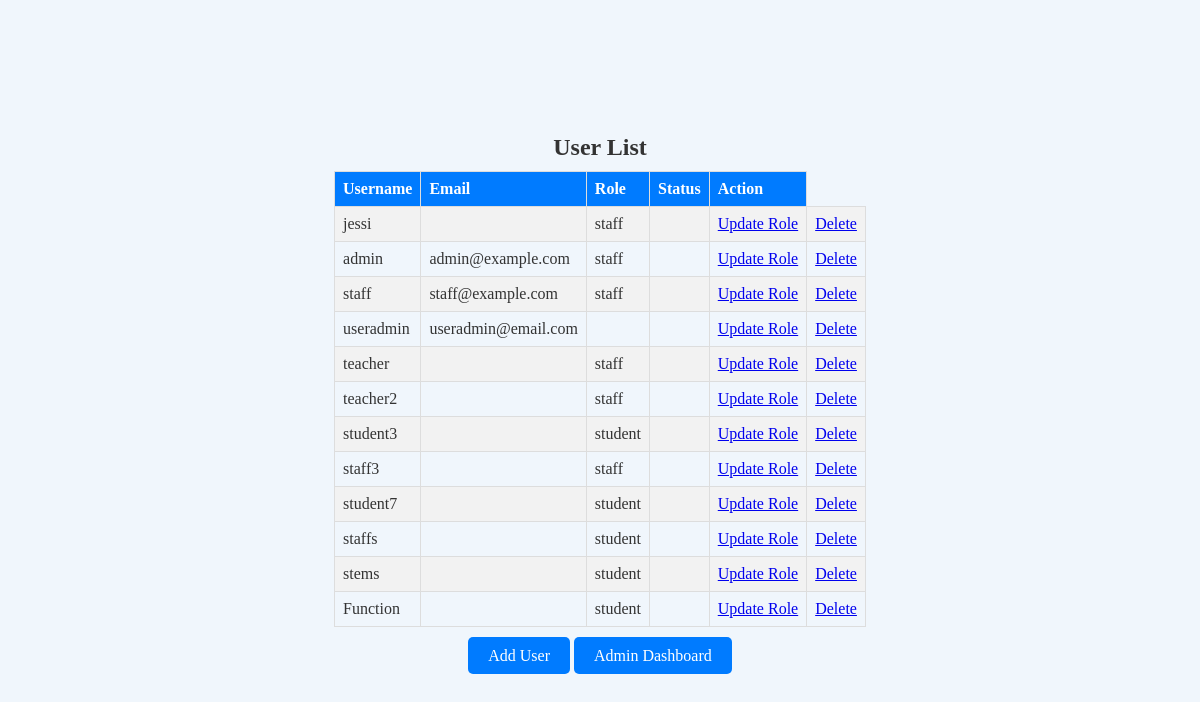
The app's page /users/, older data.
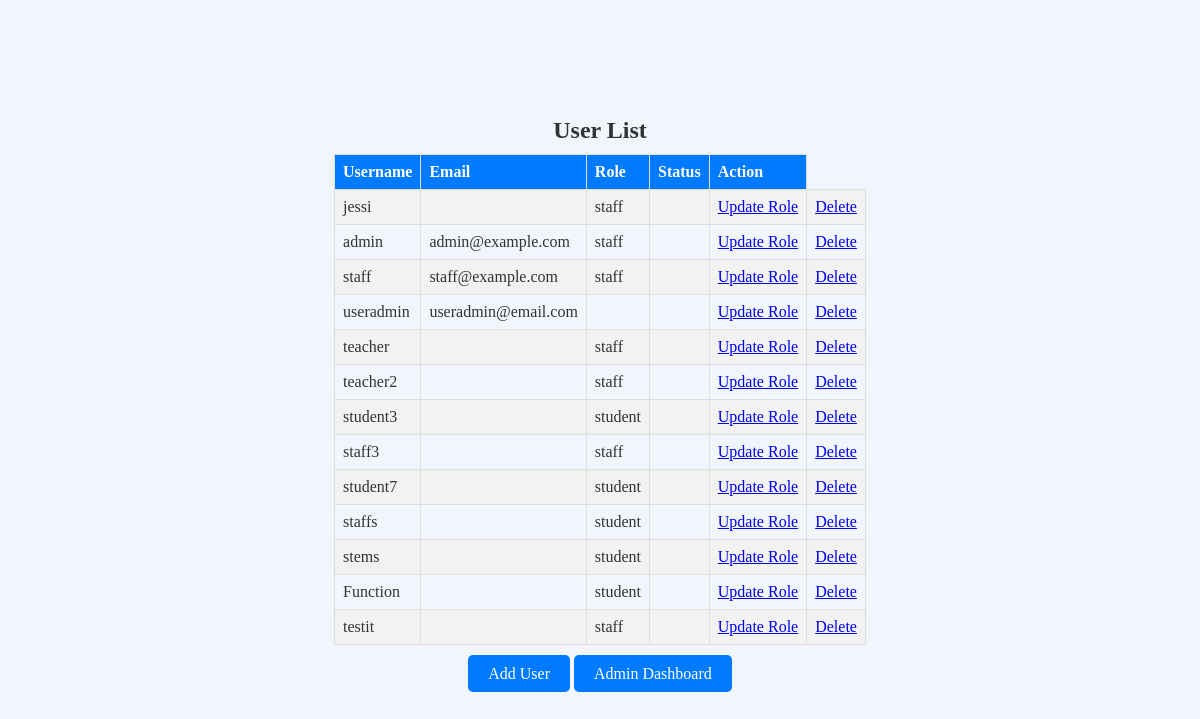
The same page, newer data.
### main_name/models.py (models this page shows)
class User(AbstractUser):
    role_choices = [
        ('student', 'Student'),
        ('staff', 'Staff')
    ]
    role = models.CharField(max_length=10, choices=role_choices)
    class Meta:
        app_label = 'main_name'
    groups = models.ManyToManyField(
        Group,
        verbose_name=_('groups'),
        blank=True,
        related_name='main_name_users_groups',
        related_query_name='user_main_name_groups',
    )
    user_permissions = models.ManyToManyField(
        Permission,
        verbose_name=_('user permissions'),
        blank=True,
        related_name='main_name_users_permissions',
        related_query_name='user_main_name_permissions',
    )

### main_name/adminviews.py (the view)
# urls.py: path('users/', adminviews.list_users, name='user_list'),
def list_users(request):
    users = User.objects.all()  # Query all users
    return render(request, 'user_list.html', {'users': users})

### main_name/templates/user_list.html (shortened to what this page needs)
{% extends 'inventory/base.html' %}
{% block content %}
  <div class="container">
    <h2>User List</h2>
    <table>
      <tr>
        <th>Username</th>
        <th>Email</th>
        <th>Role</th>
        <th>Status</th>
        <th>Action</th>
      </tr>
      {% for user in users %}
      <tr>
        <td>{{ user.username }}</td>
        <td>{{ user.email }}</td>
        <td>{{ user.role }}</td>
        <td>{{ user.status }}</td>
        <td><a href="{% url 'update_user_role' user.id %}">Update Role</a></td>
        <td><a href="{% url 'delete_user' user.id %}">Delete</a></td>
      </tr>
      {% endfor %}
    </table>
    <div class="button-container">
      <a href="{% url 'add_user' %}" class="btn btn-primary">Add User</a>
      <a href="{% url 'admin_dashboard' %}" class="btn btn-primary">Admin Dashboard</a>
    </div>
  </div>
{% endblock %}

Row changes from the older to the newer data that the page shows:
added User: username "testit", role "staff"
